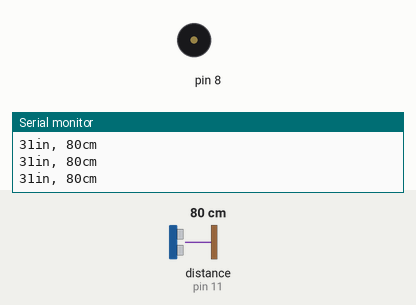
Simulated run of this sketch. Board: Arduino Uno, built with avr-gcc and run on an emulated ATmega328P. Shown: buzzer (waves = sounding), the last lines printed to the serial monitor. Wiring (inferred from the names in the program): ultrasonic range finder: trigger pin 12; echo pin 11. Inputs (shaded band) come from the test bench; at power-on: distance to the obstacle (sensor on pin 11) 80 cm. The echo pulse lasts 58.3 µs per cm.

Above: at 1.2 s.
1.3 s: distance to the obstacle (sensor on pin 11) set to 2 cm
At 1.52 s:
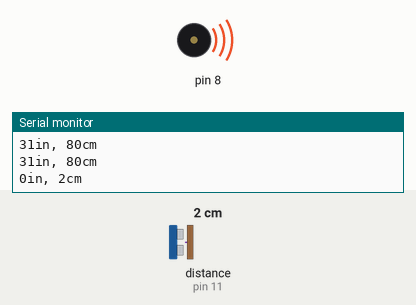
4.3 s: distance to the obstacle (sensor on pin 11) set to 120 cm
At 5.5 s:
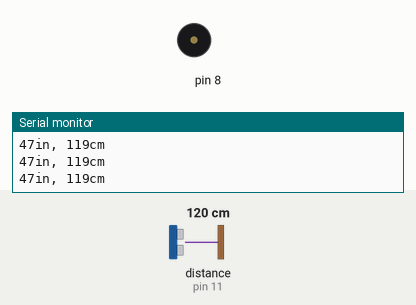
7.3 s: distance to the obstacle (sensor on pin 11) set to 18 cm
10.3 s: distance to the obstacle (sensor on pin 11) set to 250 cm
11.8 s: distance to the obstacle (sensor on pin 11) set to 4 cm
At 11.99 s:
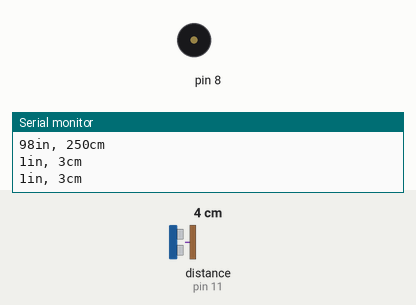
Timing chart, 0 to 15.8 s (numbered marks = the images above; inputs shaded):
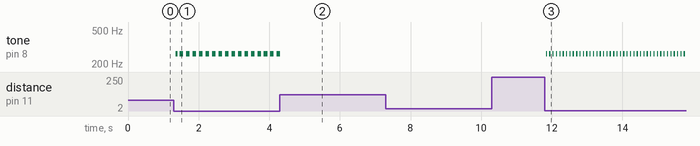

Measured:
- after the input at 1.3 s, tone on pin 8: alternates 262 Hz for 0.10 s and silent for 0.08 s, starting after 0.05 s
- after the input at 4.3 s, tone on pin 8: goes on until 4.3 s, then stays silent
- after the input at 11.8 s, tone on pin 8: alternates 262 Hz for 0.03 s and silent for 0.06 s, starting at once

The sketch:

V1_Arduino.ino
```cpp
/* Name: Alfrancis Guerrero
   Date: 6/2/2016
   Notes: Arduino file run w/Processing and Bluetooth Module Device
*/

#include <SoftwareSerial.h>
SoftwareSerial mySerial(2, 3);

#define ECHOPIN 11                            // Pin to receive echo pulse
#define TRIGPIN 12                           // Pin to send trigger pulse
#include "pitches.h"
// notes in the melody:

int finalMelody = NOTE_C4;
// note durations: 4 = quarter note, 8 = eighth note, etc.:
int noteDurations[] = {
  4, 4, 4, 4, 4, 4, 4, 4
};


int mDataSent[2] = {0, 0};
int mPotPin = A0;
int mValue;
void setup() {
  mValue = 0;
  Serial.begin(9600);
  mySerial.begin(9600);
  pinMode(ECHOPIN, INPUT);
  pinMode(TRIGPIN, OUTPUT);
}

void loop() {


  //Serial.println(mValue);
  long distanceCm, distanceIn;
  digitalWrite(TRIGPIN, LOW);                   // Set the trigger pin to low for 2uS
  delayMicroseconds(2);
  digitalWrite(TRIGPIN, HIGH);                  // Send a 10uS high to trigger ranging
  delayMicroseconds(10);
  digitalWrite(TRIGPIN, LOW);                   // Send pin low again
  int distance = pulseIn(ECHOPIN, HIGH);        // Read in times pulse

  mValue = map(distance, 5000, 180 , 0, 255);
  mValue = constrain(mValue , 0, 255);
  // convert the time into a distance
  distanceCm = distance / 29.1 / 2 ;
  distanceIn = distance / 74 / 2;

  //duration of note
  int noteDuration = 100 / distanceCm;
  tone(8, finalMelody, noteDuration);

  // to distinguish the notes, set a minimum time between them.
  // the note's duration + 30% seems to work well:
  int pauseBetweenNotes = noteDuration * 1.30;
  delay(pauseBetweenNotes);
  // stop the tone playing:
  noTone(8);
  if (distanceCm <= 0) {
 //   Serial.println("Out of range");
  }
  else {
    Serial.print(distanceIn);
    Serial.print("in, ");
    Serial.print(distanceCm);
    Serial.print("cm");
    Serial.println();
  }


  delay(50);
  mySerial.listen();

  //while (mySerial.available() >= 0 ) {
  mySerial.write((int)mValue);
  mySerial.write((int)50);
  //}
}
```

pitches.h
```cpp
/*************************************************
 * Public Constants
 *************************************************/

#define NOTE_B0  31
#define NOTE_C1  33
#define NOTE_CS1 35
#define NOTE_D1  37
#define NOTE_DS1 39
#define NOTE_E1  41
#define NOTE_F1  44
#define NOTE_FS1 46
#define NOTE_G1  49
#define NOTE_GS1 52
#define NOTE_A1  55
#define NOTE_AS1 58
#define NOTE_B1  62
#define NOTE_C2  65
#define NOTE_CS2 69
#define NOTE_D2  73
#define NOTE_DS2 78
#define NOTE_E2  82
#define NOTE_F2  87
#define NOTE_FS2 93
#define NOTE_G2  98
#define NOTE_GS2 104
#define NOTE_A2  110
#define NOTE_AS2 117
#define NOTE_B2  123
#define NOTE_C3  131
#define NOTE_CS3 139
#define NOTE_D3  147
#define NOTE_DS3 156
#define NOTE_E3  165
#define NOTE_F3  175
#define NOTE_FS3 185
#define NOTE_G3  196
#define NOTE_GS3 208
#define NOTE_A3  220
#define NOTE_AS3 233
#define NOTE_B3  247
#define NOTE_C4  262
#define NOTE_CS4 277
#define NOTE_D4  294
#define NOTE_DS4 311
#define NOTE_E4  330
#define NOTE_F4  349
#define NOTE_FS4 370
#define NOTE_G4  392
#define NOTE_GS4 415
#define NOTE_A4  440
#define NOTE_AS4 466
#define NOTE_B4  494
#define NOTE_C5  523
#define NOTE_CS5 554
#define NOTE_D5  587
#define NOTE_DS5 622
#define NOTE_E5  659
#define NOTE_F5  698
#define NOTE_FS5 740
#define NOTE_G5  784
#define NOTE_GS5 831
#define NOTE_A5  880
#define NOTE_AS5 932
#define NOTE_B5  988
#define NOTE_C6  1047
#define NOTE_CS6 1109
#define NOTE_D6  1175
#define NOTE_DS6 1245
#define NOTE_E6  1319
#define NOTE_F6  1397
#define NOTE_FS6 1480
#define NOTE_G6  1568
#define NOTE_GS6 1661
#define NOTE_A6  1760
#define NOTE_AS6 1865
#define NOTE_B6  1976
#define NOTE_C7  2093
#define NOTE_CS7 2217
#define NOTE_D7  2349
#define NOTE_DS7 2489
#define NOTE_E7  2637
#define NOTE_F7  2794
#define NOTE_FS7 2960
#define NOTE_G7  3136
#define NOTE_GS7 3322
#define NOTE_A7  3520
#define NOTE_AS7 3729
#define NOTE_B7  3951
#define NOTE_C8  4186
#define NOTE_CS8 4435
#define NOTE_D8  4699
#define NOTE_DS8 4978
```
